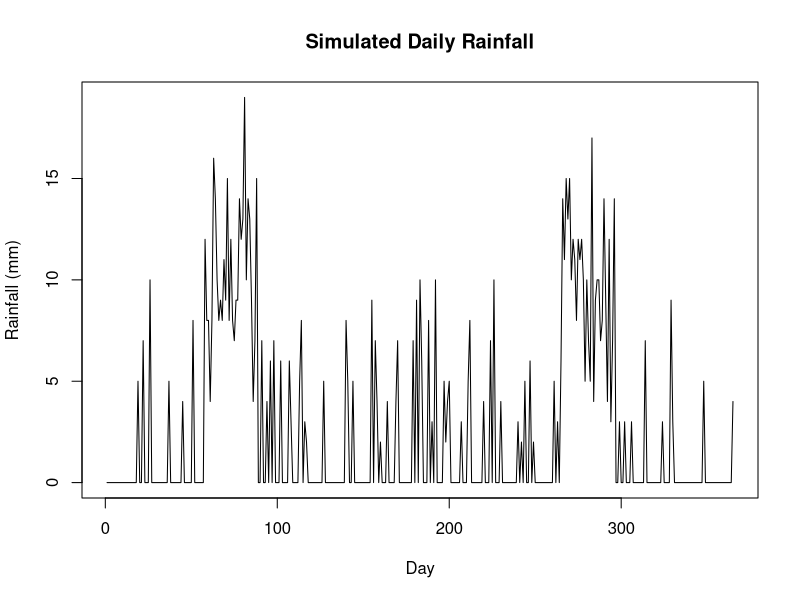
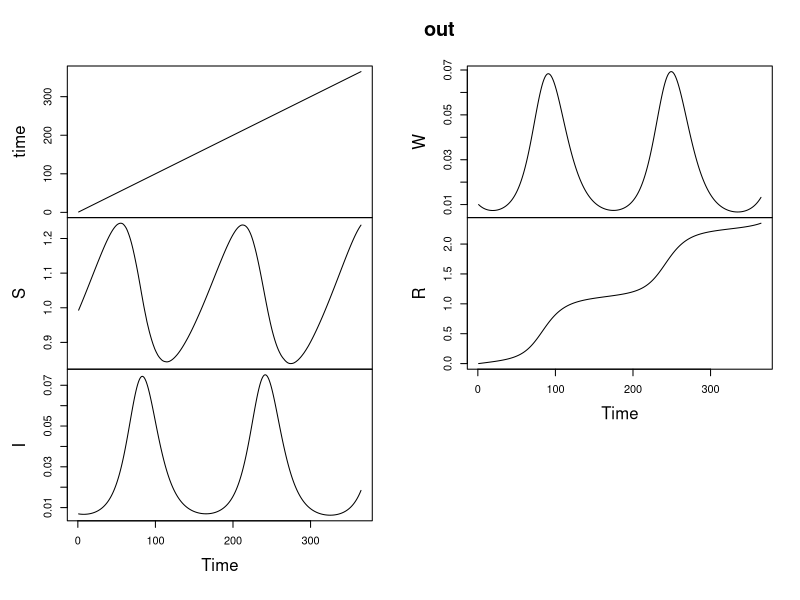
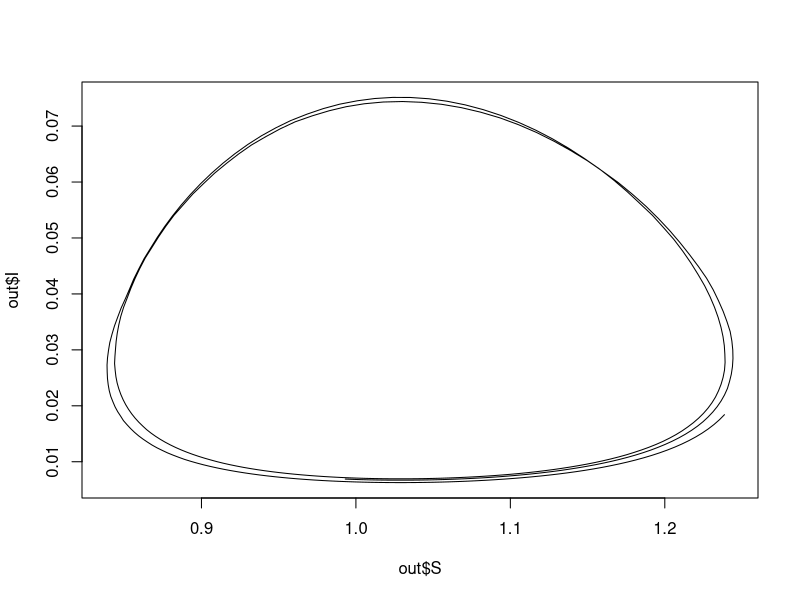

R code for these plots, in order:
library(deSolve)

# not running properly!
Eisenberg_model <- function(t, state, params) {
  with(
    as.list(c(state, params)),
    {
      dS <- -(betaW * S * W * rainfall[t]) - (beta1 * S * I) + (mu * S) 
      dI <- (beta1 * S * I) - (gamma * I)
      dW <- eta * (I - W) 
      dR <- (gamma * I)
      return(list(c(dS, dI, dW, dR)))
    }
  )
} 

# Eisenberg_beta <- function(bW, rainfall){
#   bW = 0.00128
#   return(W * bW * rainfall)
# }

# state variable starting values
s = 1-0.0069
i = 0.0069
w = 0.01
r = 0
xstart <- c(S = s, I = i, W = w, R = r)

# sampling times
years <- 1
times <- seq(from = 1, to = 365 * years, by = 1)


# Function to simulate daily rainfall ---
simulate_daily_rainfall <- function(num_days, wet_seasons = 1) {
  # Parameters for rainfall simulation
  avg_rainfall = 5  # Average daily rainfall (mm)
  wet_season_prob = 0.2  # Probability of a wet day during the dry season
  wet_season_multiplier = 2  # Multiplier for wet days during wet season
  
  # Initialize daily rainfall vector
  rainfall <- numeric(num_days)
  
  # Simulate wet season(s)
  for (season in 1:wet_seasons) {
    start_day <- sample(1:(num_days - 30), 1)  # Start wet season randomly
    
    # Simulate daily rainfall during wet season
    for (day in start_day:(start_day + 30)) {
      rainfall[day] <- rpois(1, avg_rainfall * wet_season_multiplier)
    }
  }
  
  # Simulate dry season
  for (day in 1:num_days) {
    if (rainfall[day] == 0 && runif(1) < wet_season_prob) {
      rainfall[day] <- rpois(1, avg_rainfall)
    }
  }
  
  return(rainfall)
}

# Set the number of days in the simulation
num_days <- length(times)

# Set the number of wet seasons (1 or 2)
num_wet_seasons <- 2

# Simulate daily rainfall
rainfall_data <- simulate_daily_rainfall(num_days, num_wet_seasons)

# Plot the simulated rainfall data
plot(rainfall_data, type = 'l', xlab = 'Day', ylab = 'Rainfall (mm)', main = 'Simulated Daily Rainfall')


# SIR parameter values ---
params <- list(
  gamma =  1 / 4 # recovery rate / inverse generation time
  , beta1 = 0.243
  , betaW = 0.00128
  , rainfall = rainfall_data
  , eta = 0.111
  # , k = 0.0000293
  , mu = 7*10e-04 #1/64 # Haiti
)

out <- as.data.frame(
  ode(
    xstart
    , times = times
    , Eisenberg_model
    , params
    # , rtol = 1e-12
    , hmax = 1 / 120
  )
)

plot.ts(out)
plot(out$S, out$I, type = 'l')
